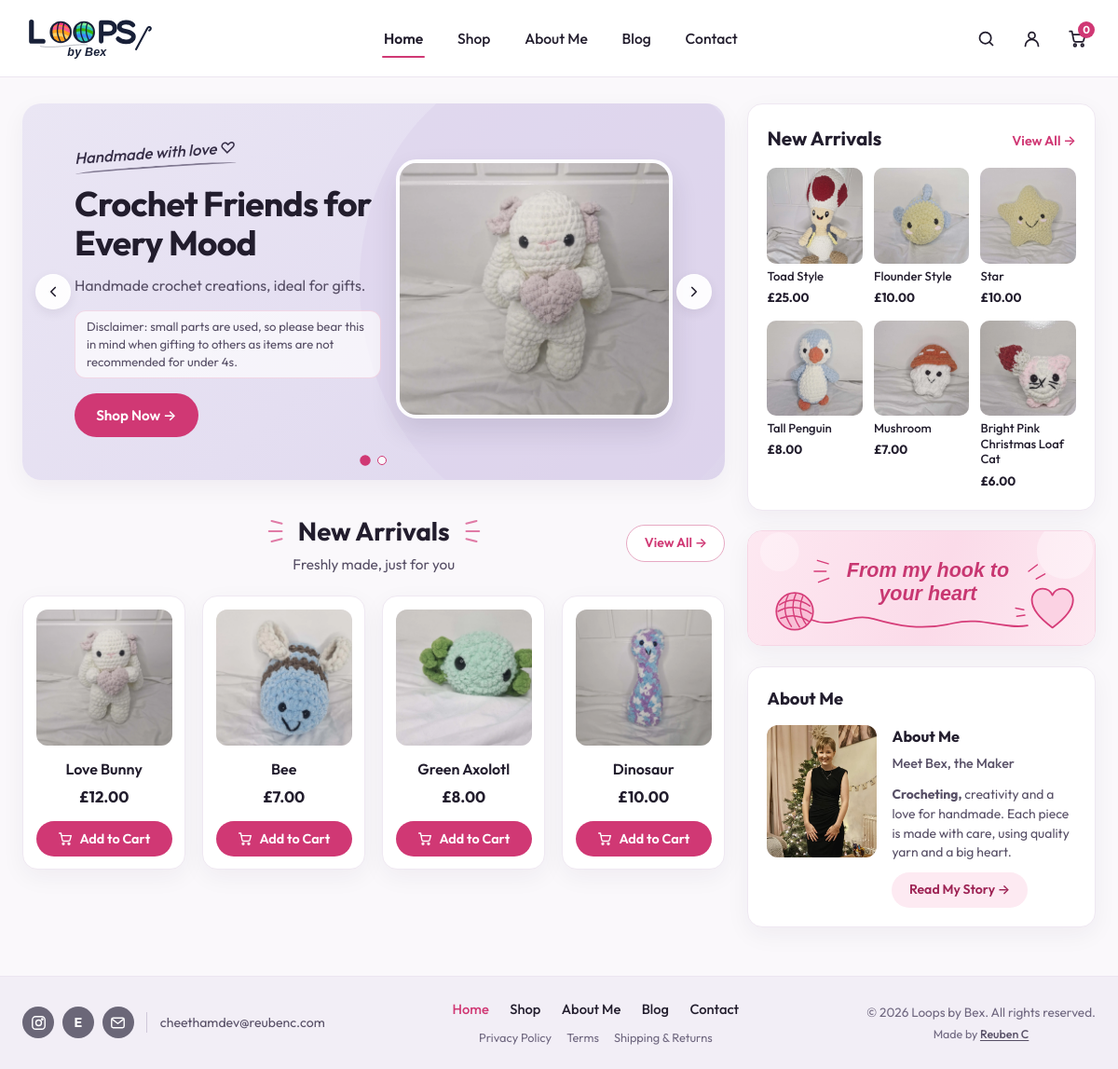
The page / on the database its author committed.
### tables this page shows
CREATE TABLE IF NOT EXISTS products (
    id INT UNSIGNED AUTO_INCREMENT PRIMARY KEY,
    slug VARCHAR(120) NOT NULL,
    name VARCHAR(160) NOT NULL,
    category VARCHAR(80) NOT NULL DEFAULT 'Plushies',
    short_description VARCHAR(255) NOT NULL DEFAULT '',
    description TEXT NOT NULL,
    price_pence INT UNSIGNED NOT NULL DEFAULT 0,
    image_path VARCHAR(255) NOT NULL,
    side_image_path VARCHAR(255) NOT NULL DEFAULT '',
    stock_qty INT UNSIGNED NOT NULL DEFAULT 1,
    is_featured_main TINYINT(1) NOT NULL DEFAULT 0,
    is_featured_sidebar TINYINT(1) NOT NULL DEFAULT 0,
    is_active TINYINT(1) NOT NULL DEFAULT 1,
    sort_order INT UNSIGNED NOT NULL DEFAULT 0,
    created_at TIMESTAMP NOT NULL DEFAULT CURRENT_TIMESTAMP,
    UNIQUE KEY uq_products_slug (slug),
    KEY idx_products_active_sort (is_active, sort_order)
);

### includes/bootstrap.php (called while the page is built, shortened)
<?php
require_once __DIR__ . '/../config.php';
require_once __DIR__ . '/security.php';
if (is_file(__DIR__ . '/catalog.php')) {
    require_once __DIR__ . '/catalog.php';
}
function e(mixed $value): string
{
    return htmlspecialchars((string) $value, ENT_QUOTES | ENT_SUBSTITUTE, 'UTF-8');
}
function format_gbp(int $pence): string
{
    $negative = $pence < 0;
    $abs = abs($pence);
    return ($negative ? '-' : '') . '£' . number_format($abs / 100, 2, '.', ',');
}

### includes/catalog.php (called while the page is built, shortened)
<?php
function hidden_product_slugs(): array
{
    return [
        'elephant-dog-bandana',
        'emoji-dog-bandana',
        'jungle-blue-dog-bandana',
        'jungle-pink-dog-bandana',
        'swan-dog-bandana',
    ];
}
function get_all_products(?PDO $pdo): array
{
    $defaultsBySlug = [];
    foreach (default_placeholder_products() as $item) {
        $defaultsBySlug[$item['slug']] = $item;
    }
    if ($pdo instanceof PDO) {
        try {
            $hiddenSlugs = hidden_product_slugs();
            $hiddenPlaceholders = implode(', ', array_fill(0, count($hiddenSlugs), '?'));
            $stmt = $pdo->prepare(
                "SELECT * FROM products
                 WHERE is_active = 1
                   AND slug NOT LIKE 'placeholder-%'
                   AND slug NOT IN ($hiddenPlaceholders)
                 ORDER BY sort_order ASC, id ASC"
            );
            $stmt->execute($hiddenSlugs);
            $rows = $stmt->fetchAll();
            if (!empty($rows)) {
                return array_map(static function (array $row) use ($defaultsBySlug): array {
                    $slug = (string) ($row['slug'] ?? '');
                    $fallbackSide = $defaultsBySlug[$slug]['side_image_path'] ?? '';
                    $row['id'] = (int) $row['id'];
                    $row['price_pence'] = (int) $row['price_pence'];
                    $row['stock_qty'] = (int) $row['stock_qty'];
                    $row['is_featured_main'] = (int) $row['is_featured_main'];
                    $row['is_featured_sidebar'] = (int) $row['is_featured_sidebar'];
                    $row['side_image_path'] = trim((string) ($row['side_image_path'] ?? '')) !== ''
                        ? (string) $row['side_image_path']
                        : $fallbackSide;
                    $row['color_options'] = $defaultsBySlug[$slug]['color_options'] ?? [];
                    $makerNote = (string) ($defaultsBySlug[$slug]['maker_note'] ?? '');
                    $row['maker_note'] = $makerNote;
                    if ($makerNote !== '' && isset($defaultsBySlug[$slug]['description'])) {
                        $row['short_description'] = $defaultsBySlug[$slug]['short_description'];
                        $row['description'] = $defaultsBySlug[$slug]['description'];
                    }
                    return $row;
                }, $rows);
            }
        } catch (PDOException $e) {
            if (!str_contains(strtolower($e->getMessage()), 'no such table')) {
                error_log('catalog query fallback: ' . $e->getMessage());
            }
        }
    }
    return default_placeholder_products();
}
function get_featured_main_products(?PDO $pdo, int $limit = 4): array
{
    $all = get_all_products($pdo);
    $featured = array_values(array_filter($all, static fn(array $p): bool => (int) ($p['is_featured_main'] ?? 0) === 1));
    return array_slice($featured, 0, $limit);
}
function get_featured_sidebar_products(?PDO $pdo, int $limit = 6): array
{
    $all = get_all_products($pdo);
    $sidebar = array_values(array_filter($all, static fn(array $p): bool => (int) ($p['is_featured_sidebar'] ?? 0) === 1));
    return array_slice($sidebar, 0, $limit);
}
function product_is_sold(array $product): bool
{
    return (int) ($product['stock_qty'] ?? 0) <= 0;
}

### pages/index.php (the view, shortened to what this page needs)
<?php
require_once __DIR__ . '/../includes/bootstrap.php';
$mainArrivals = get_featured_main_products($pdo, 4);
$sidebarArrivals = get_featured_sidebar_products($pdo, 6);
$heroSlides = [
    [
        'tagline' => 'Handmade with love ♡',
        'heading' => 'Crochet Friends for Every Mood',
        'description' => 'Handmade crochet creations, ideal for gifts.',
        'disclaimer' => 'Disclaimer: small parts are used, so please bear this in mind when gifting to others as items are not recommended for under 4s.',
        'cta_label' => 'Shop Now →',
        'cta_href' => '/shop',
        'image' => '/assets/love-bunny.webp',
        'image_alt' => 'Handmade white crochet Love Bunny holding a pastel pink heart',
        'is_h1' => true,
    ],
    [
        'tagline' => 'Crafted stitch by stitch ♡',
        'heading' => 'The Story Behind Every Loop',
        'description' => 'Read Bex’s blurb to discover the love behind her loops.',
        'disclaimer' => '',
        'cta_label' => 'Read My Story →',
        'cta_href' => '/about',
        'image' => '/assets/bee.webp',
        'image_alt' => 'Handmade chunky blue and brown striped crochet bumblebee',
        'is_h1' => false,
    ],
];
$totalSlides = count($heroSlides);
require_once __DIR__ . '/../partials/header.php';
?>
<main class="site-main" id="main-content" tabindex="-1">
    <div class="site-container home-layout-grid">
        <div class="home-primary-col">
            <section class="hero-carousel"
                     data-carousel
                     role="region"
                     aria-roledescription="carousel"
                     aria-label="Featured Loops By Bex highlights">
                <button type="button" class="carousel-arrow carousel-prev" data-carousel-prev aria-label="Previous slide">
                    <svg viewBox="0 0 24 24" fill="none" stroke="currentColor" stroke-width="2.2" stroke-linecap="round" stroke-linejoin="round" aria-hidden="true" focusable="false">
                        <polyline points="15 18 9 12 15 6"></polyline>
                    </svg>
                </button>
                <div class="hero-slides">
                    <?php foreach ($heroSlides as $index => $slide): ?>
                        <?php $isActiveSlide = ($index === 0); ?>
                        <div class="hero-slide<?php echo $isActiveSlide ? ' is-active' : ''; ?>"
                             data-carousel-slide="<?php echo (int) $index; ?>"
                             role="group"
                             aria-roledescription="slide"
                             aria-label="<?php echo ($index + 1) . ' of ' . $totalSlides; ?>"
                             aria-hidden="<?php echo $isActiveSlide ? 'false' : 'true'; ?>"
                             <?php echo $isActiveSlide ? '' : 'inert'; ?>>
                            <div class="hero-copy">
                                <span class="hero-handwritten"><?php echo e($slide['tagline']); ?></span>
                                <?php if ($slide['is_h1']): ?>
                                    <h1 class="hero-heading"><?php echo e($slide['heading']); ?></h1>
                                <?php else: ?>
                                    <h2 class="hero-heading"><?php echo e($slide['heading']); ?></h2>
                                <?php endif; ?>
                                <p class="hero-description"><?php echo e($slide['description']); ?></p>
                                <?php if (!empty($slide['disclaimer'])): ?>
                                    <p class="hero-disclaimer"><?php echo e($slide['disclaimer']); ?></p>
                                <?php endif; ?>
                                <a href="<?php echo e($slide['cta_href']); ?>" class="btn btn-primary">
                                    <?php echo e($slide['cta_label']); ?>
                                </a>
                            </div>
                            <div class="hero-visual">
                                <img src="<?php echo e($slide['image']); ?>" alt="<?php echo e($slide['image_alt']); ?>" width="390" height="278">
                            </div>
                        </div>
                    <?php endforeach; ?>
                </div>
                <button type="button" class="carousel-arrow carousel-next" data-carousel-next aria-label="Next slide">
                    <svg viewBox="0 0 24 24" fill="none" stroke="currentColor" stroke-width="2.2" stroke-linecap="round" stroke-linejoin="round" aria-hidden="true" focusable="false">
                        <polyline points="9 18 15 12 9 6"></polyline>
                    </svg>
                </button>
                <div class="carousel-dots" role="group" aria-label="Choose slide">
                    <?php foreach ($heroSlides as $index => $slide): ?>
                        <button type="button"
                                class="carousel-dot<?php echo $index === 0 ? ' is-active' : ''; ?>"
                                data-carousel-dot="<?php echo (int) $index; ?>"
                                aria-label="Slide <?php echo (int) ($index + 1); ?>: <?php echo e($slide['heading']); ?>"
                                <?php echo $index === 0 ? 'aria-current="true"' : ''; ?>></button>
                    <?php endforeach; ?>
                </div>
            </section>
            <section class="section-new-arrivals" aria-labelledby="new-arrivals-heading">
                <div class="arrivals-header">
                    <div class="arrivals-title-group">
                        <h2 class="sparkle-heading" id="new-arrivals-heading">
                            <svg class="sparkle-rays" viewBox="0 0 24 28" fill="none" stroke="currentColor" stroke-width="2.2" stroke-linecap="round" aria-hidden="true" focusable="false">
                                <line x1="18" y1="5" x2="6" y2="2"></line>
                                <line x1="18" y1="14" x2="3" y2="14"></line>
                                <line x1="18" y1="23" x2="6" y2="26"></line>
                            </svg>
                            <span>New Arrivals</span>
                            <svg class="sparkle-rays" viewBox="0 0 24 28" fill="none" stroke="currentColor" stroke-width="2.2" stroke-linecap="round" aria-hidden="true" focusable="false">
                                <line x1="6" y1="5" x2="18" y2="2"></line>
                                <line x1="6" y1="14" x2="21" y2="14"></line>
                                <line x1="6" y1="23" x2="18" y2="26"></line>
                            </svg>
                        </h2>
                        <p class="section-subtitle">Freshly made, just for you</p>
                    </div>
                    <div class="arrivals-action">
                        <a href="/shop" class="btn btn-outline-pink btn-sm" aria-label="View all products in shop">View All &rarr;</a>
                    </div>
                </div>
                <div class="product-grid-4">
                    <?php foreach ($mainArrivals as $product): ?>
                        <?php $isSold = product_is_sold($product); ?>
                        <article class="product-card<?php echo $isSold ? ' is-sold' : ''; ?>">
                            <a href="/product?slug=<?php echo urlencode($product['slug']); ?>" class="product-card-media<?php echo $isSold ? ' is-sold' : ''; ?>" tabindex="-1" aria-hidden="true">
                                <img src="<?php echo e($product['image_path']); ?>" alt="" width="320" height="256" loading="lazy">
                            </a>
                            <h3 class="product-card-title">
                                <a href="/product?slug=<?php echo urlencode($product['slug']); ?>"><?php echo e($product['name']); ?><?php echo $isSold ? ' — SOLD' : ''; ?></a>
                            </h3>
                            <p class="product-card-price"><?php echo e(format_gbp((int) $product['price_pence'])); ?></p>
                            <?php if ($isSold): ?>
                                <p class="product-sold-note"><?php echo e(product_sold_message($product)); ?></p>
                            <?php else: ?>
                                <form action="/cart-action.php" method="POST" class="product-card-form">
                                    <button type="submit" class="btn btn-primary" aria-label="Add <?php echo e($product['name']); ?> to cart">
                                        <span>Add to Cart</span>
                                    </button>
                                </form>
                            <?php endif; ?>
                        </article>
                    <?php endforeach; ?>
                </div>
            </section>
        </div>
        <aside class="home-sidebar-col" aria-label="Store highlights and maker story">
            <section class="sidebar-card" aria-labelledby="sidebar-arrivals-heading">
                <div class="sidebar-card-header">
                    <h2 id="sidebar-arrivals-heading">New Arrivals</h2>
                    <a href="/shop" class="text-arrow-link" aria-label="View all new arrivals in shop">View All &rarr;</a>
                </div>
                <div class="sidebar-arrivals-grid">
                    <?php foreach ($sidebarArrivals as $item): ?>
                        <?php $itemIsSold = product_is_sold($item); ?>
                        <a href="/product?slug=<?php echo urlencode($item['slug']); ?>"
                           class="mini-product-card<?php echo $itemIsSold ? ' is-sold' : ''; ?>"
                           aria-label="<?php echo e($item['name'] . ($itemIsSold ? ', sold' : '') . ', ' . format_gbp((int) $item['price_pence'])); ?>">
                            <div class="mini-product-thumb<?php echo $itemIsSold ? ' is-sold' : ''; ?>">
                                <img src="<?php echo e($item['image_path']); ?>" alt="" width="160" height="160" loading="lazy">
                            </div>
                            <span class="mini-product-name"><?php echo e($item['name']); ?></span>
                            <span class="mini-product-price"><?php echo e(format_gbp((int) $item['price_pence'])); ?></span>
                        </a>
                    <?php endforeach; ?>
                </div>
            </section>
            <div class="hook-banner-card">
                <img src="/assets/hook-to-heart-banner.svg" alt="From my hook to your heart" width="640" height="210" loading="lazy">
            </div>
            <section class="sidebar-card about-preview-card" aria-labelledby="about-preview-heading">
                <h2 class="about-card-heading" id="about-preview-heading">About Me</h2>
                <div class="about-preview-body">
                    <div class="about-preview-photo">
                        <img src="/assets/bex.webp" alt="Bex, creator of Loops by Bex" width="150" height="180" loading="lazy">
                    </div>
                    <div class="about-preview-content">
                        <h3>About Me</h3>
                        <p class="about-maker-sub">Meet Bex, the Maker</p>
                        <p>
                            <strong>Crocheting,</strong> creativity and a love for handmade. Each piece is made with care, using quality yarn and a big heart.
                        </p>
                        <a href="/about" class="btn btn-soft-pink btn-sm">Read My Story &rarr;</a>
                    </div>
                </div>
            </section>
        </aside>
    </div>
</main>
<?php require_once __DIR__ . '/../partials/footer.php'; ?>

### rows shown on the page
products: image_path (picture), name "Love Bunny", price_pence "£12.00"
products: image_path (picture), name "Bee", price_pence "£7.00"
products: image_path (picture), name "Green Axolotl", price_pence "£8.00"
products: image_path (picture), name "Dinosaur", price_pence "£10.00"
products: image_path (picture), name "Toad Style", price_pence "£25.00"
products: image_path (picture), name "Flounder Style", price_pence "£10.00"
products: image_path (picture), name "Star", price_pence "£10.00"
products: image_path (picture), name "Tall Penguin", price_pence "£8.00"
products: image_path (picture), name "Mushroom", price_pence "£7.00"
products: image_path (picture), name "Bright Pink Christmas Loaf Cat", price_pence "£6.00"

### other values the page prints
$item['label'] "Home"
$item['label'] "Shop"
$item['label'] "About Me"
$item['label'] "Blog"
$item['label'] "Contact"
$cartCount "0"
$slide['tagline'] "Handmade with love ♡"
$slide['heading'] "Crochet Friends for Every Mood"
$slide['description'] "Handmade crochet creations, ideal for gifts."
$slide['disclaimer'] "Disclaimer: small parts are used, so please bear this in mind when gifting to others as items are not recommended for under 4s."
$slide['cta_label'] "Shop Now →"
$contactEmail "cheethamdev@reubenc.com"
